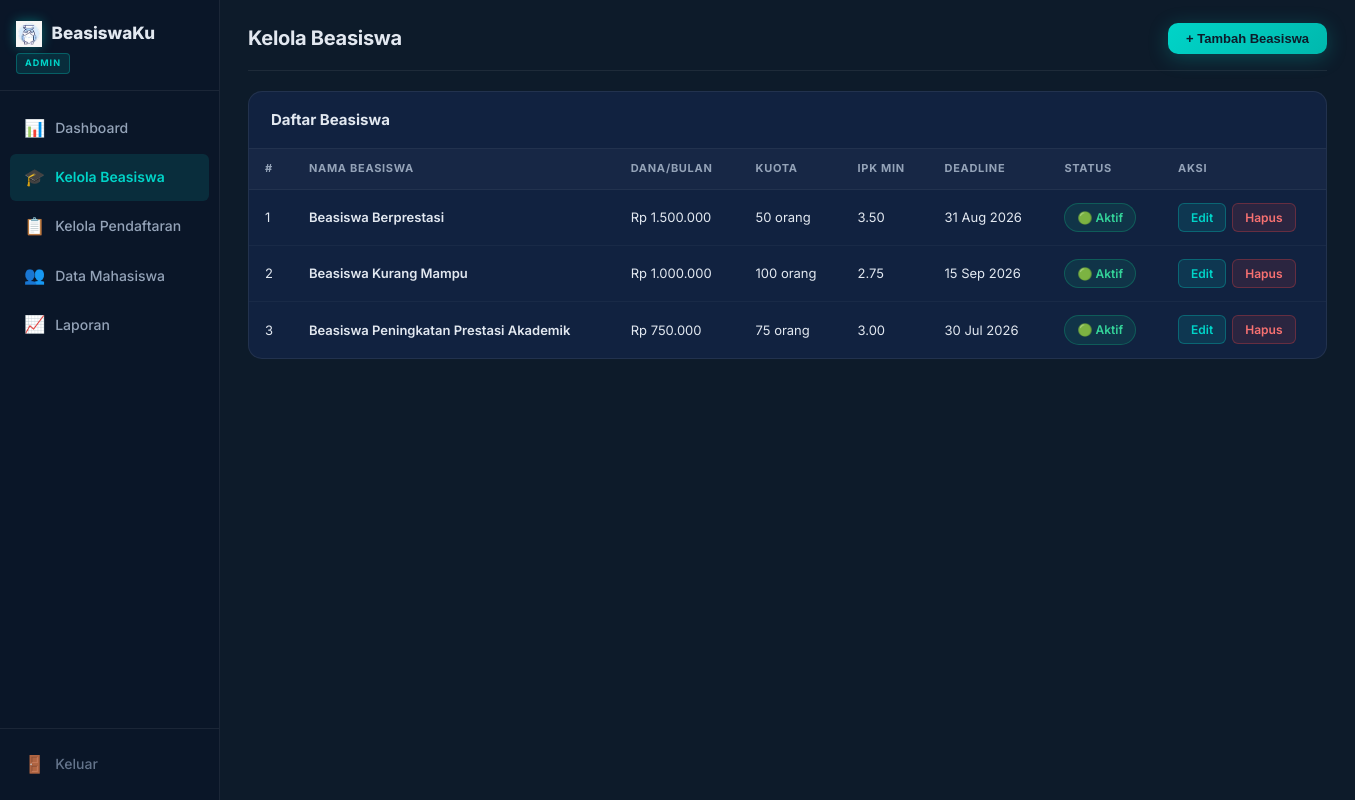
Before: /admin/kelola_beasiswa.php (signed in) with the older database file.
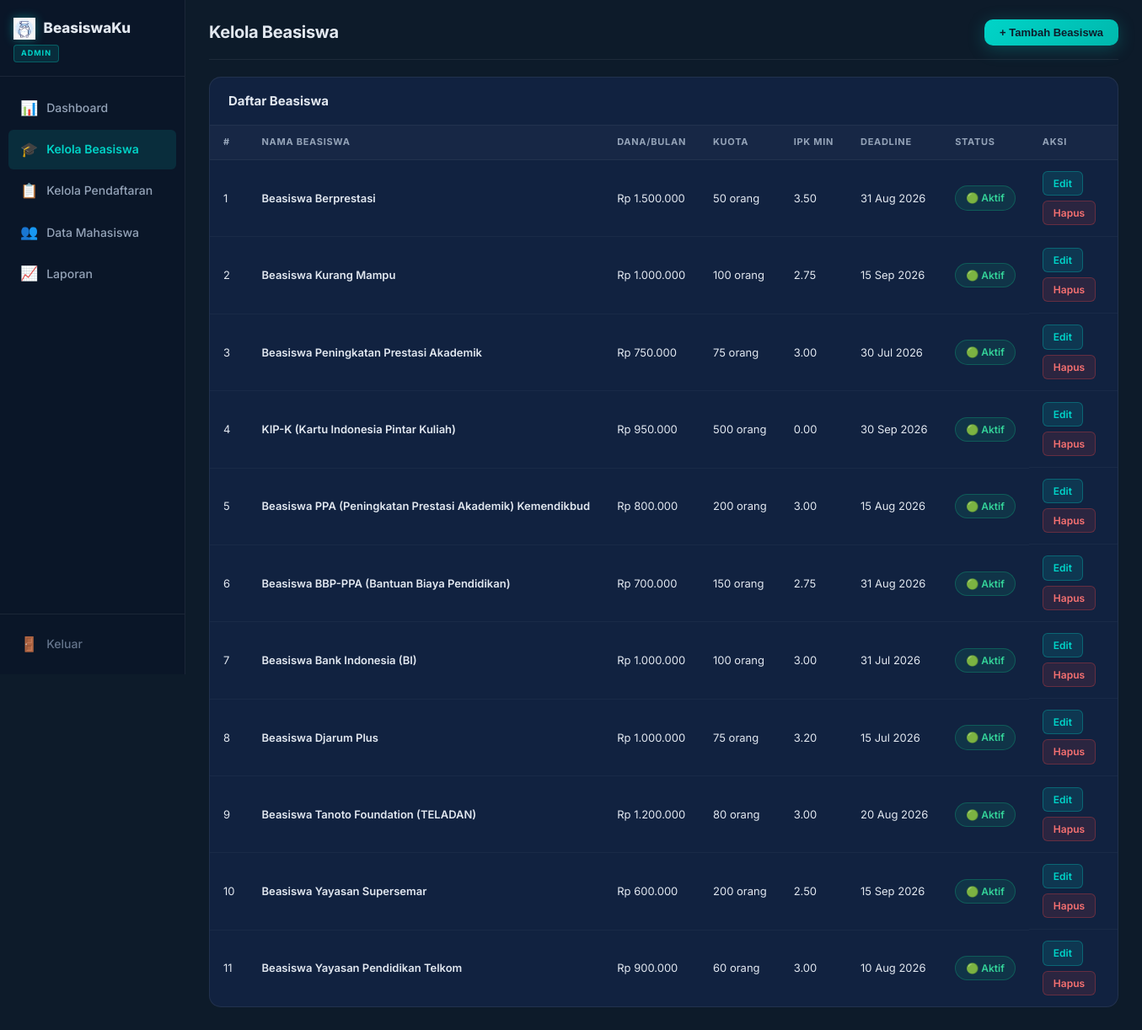
After: the same page with the newer database file.
### tables this page shows
CREATE TABLE IF NOT EXISTS beasiswa (
    id INT AUTO_INCREMENT PRIMARY KEY,
    nama_beasiswa VARCHAR(150) NOT NULL,
    deskripsi TEXT,
    syarat TEXT,
    kuota INT DEFAULT 0,
    nilai_minimum FLOAT DEFAULT 0,
    batas_pendapatan BIGINT DEFAULT 0,
    deadline DATE,
    status ENUM('aktif', 'nonaktif') DEFAULT 'aktif',
    nominal BIGINT DEFAULT 0,
    created_at TIMESTAMP DEFAULT CURRENT_TIMESTAMP
);

### config/db.php (called while the page is built, shortened)
<?php
$conn = mysqli_connect(DB_HOST, DB_USER, DB_PASS, DB_NAME);
mysqli_set_charset($conn, 'utf8');
function query($sql) {
    global $conn;
    $result = mysqli_query($conn, $sql);
    return $result;
}
function fetchAll($sql) {
    $result = query($sql);
    $rows = [];
    if ($result) {
        while ($row = mysqli_fetch_assoc($result)) {
            $rows[] = $row;
        }
    }
    return $rows;
}
function formatRupiah($angka) {
    return 'Rp ' . number_format($angka, 0, ',', '.');
}
?>

### admin/kelola_beasiswa.php (the view, shortened to what this page needs)
<?php
require_once __DIR__ . '/../config/db.php';
$beasiswaList = fetchAll("SELECT * FROM beasiswa ORDER BY created_at DESC");
?>
<!DOCTYPE html>
<html lang="id">
<head>
    <link rel="stylesheet" href="../assets/css/style.css">
    <link rel="stylesheet" href="../assets/css/dashboard.css">
    <link rel="stylesheet" href="../assets/css/admin.css">
    <link rel="stylesheet" href="../assets/css/form.css">
</head>
<body class="dashboard-page">
    <aside class="sidebar admin-sidebar" id="sidebar">
        <div class="sidebar-brand">
            <a href="../index.php"><img src="../assets/img/logo.png" alt="Logo" class="brand-logo-img"><span>BeasiswaKu</span></a>
            <span class="admin-badge">ADMIN</span>
        </div>
        <nav class="sidebar-nav">
            <a href="dashboard.php" class="nav-item"><span class="ni-icon">📊</span><span>Dashboard</span></a>
            <a href="kelola_beasiswa.php" class="nav-item active"><span class="ni-icon">🎓</span><span>Kelola Beasiswa</span></a>
            <a href="kelola_pendaftaran.php" class="nav-item"><span class="ni-icon">📋</span><span>Kelola Pendaftaran</span></a>
            <a href="kelola_mahasiswa.php" class="nav-item"><span class="ni-icon">👥</span><span>Data Mahasiswa</span></a>
            <a href="laporan.php" class="nav-item"><span class="ni-icon">📈</span><span>Laporan</span></a>
        </nav>
        <div class="sidebar-footer">
            <a href="../auth/logout.php" class="nav-item nav-logout"><span class="ni-icon">🚪</span><span>Keluar</span></a>
        </div>
    </aside>
    <main class="main-content">
        <header class="dash-header">
            <div class="dash-header-info">
                <h2>Kelola Beasiswa</h2>
            </div>
            <button class="header-action-btn" onclick="toggleForm()">+ Tambah Beasiswa</button>
        </header>
        <div class="dash-section">
            <div class="ds-header"><h3>Daftar Beasiswa</h3></div>
            <div class="table-wrapper">
                <table class="dash-table">
                    <thead>
                        <tr>
                            <th>#</th>
                            <th>Nama Beasiswa</th>
                            <th>Dana/Bulan</th>
                            <th>Kuota</th>
                            <th>IPK Min</th>
                            <th>Deadline</th>
                            <th>Status</th>
                            <th>Aksi</th>
                        </tr>
                    </thead>
                    <tbody>
                        <?php foreach ($beasiswaList as $i => $b): ?>
                        <tr>
                            <td><?= $i + 1 ?></td>
                            <td><strong><?= htmlspecialchars($b['nama_beasiswa']) ?></strong></td>
                            <td><?= formatRupiah($b['nominal']) ?></td>
                            <td><?= $b['kuota'] ?> orang</td>
                            <td><?= number_format($b['nilai_minimum'], 2) ?></td>
                            <td><?= date('d M Y', strtotime($b['deadline'])) ?></td>
                            <td>
                                <span class="status-badge <?= $b['status'] === 'aktif' ? 'status-diterima' : 'status-ditolak' ?>">
                                    <?= $b['status'] === 'aktif' ? '🟢 Aktif' : '🔴 Nonaktif' ?>
                                </span>
                            </td>
                            <td class="td-actions">
                                <a href="kelola_beasiswa.php?edit=<?= $b['id'] ?>" class="btn-edit">Edit</a>
                                <a href="kelola_beasiswa.php?delete=<?= $b['id'] ?>"
                                class="btn-delete"
                                onclick="return confirm('Yakin hapus beasiswa ini?')">Hapus</a>
                            </td>
                        </tr>
                        <?php endforeach; ?>
                    </tbody>
                </table>
            </div>
        </div>
    </main>
</body>
</html>

### assets/css/style.css (style rules this page uses)
*, *::before, *::after { box-sizing: border-box; margin: 0; padding: 0; }
:root { --primary: #00d4c8; --primary-dark: #00b8ad; --primary-light: #33ddd2; --primary-glow: rgba(0, 212, 200, 0.25); --primary-dim: rgba(0, 212, 200, 0.12); --primary-border: rgba(0, 212, 200, 0.3); --success: #10b981; --success-dim: rgba(16,185,129,0.12); --success-border: rgba(16,185,129,0.3); --danger: #ef4444; --danger-dim: rgba(239,68,68,0.12); --danger-border: rgba(239,68,68,0.3); --warning: #f59e0b; --warning-dim: rgba(245,158,11,0.12); --warning-border: rgba(245,158,11,0.3); --bg: #0d1b2a; --bg-sidebar: #0a1628; --bg-card: #112240; --bg-card2: #0e1f3d; --bg-elevated: #162d4a; --bg-input: rgba(255,255,255,0.06); --border: rgba(255,255,255,0.07); --border-light: rgba(255,255,255,0.12); --text: #e2e8f0; --text-muted: #94a3b8; --text-dim: #64748b; --grad-primary: linear-gradient(135deg, #00d4c8, #00b8ad); --grad-teal: linear-gradient(135deg, #00d4c8 0%, #0ea5e9 100%); --grad-sidebar: linear-gradient(180deg, #0a1628 0%, #0d1b2a 100%); --shadow-sm: 0 2px 8px rgba(0,0,0,0.4); --shadow-md: 0 4px 20px rgba(0,0,0,0.5); --shadow-lg: 0 8px 40px rgba(0,0,0,0.6); --shadow-teal: 0 4px 20px rgba(0,212,200,0.25); --radius-sm: 6px; --radius: 10px; --radius-lg: 14px; --radius-xl: 20px; --transition: all 0.25s cubic-bezier(0.4, 0, 0.2, 1); --transition-fast: all 0.15s ease; --sidebar-width: 220px; }
html { scroll-behavior: smooth; }
body { font-family: 'Inter', -apple-system, BlinkMacSystemFont, sans-serif; background: var(--bg); color: var(--text); line-height: 1.6; font-size: 14px; -webkit-font-smoothing: antialiased; }
.status-badge { display: inline-flex; align-items: center; gap: 4px; padding: 4px 12px; border-radius: 20px; font-size: 12px; font-weight: 600; white-space: nowrap; }
.status-diterima { background: var(--success-dim); color: #34d399; border: 1px solid var(--success-border); }
.brand-logo-img { height: 28px; width: auto; object-fit: contain; filter: drop-shadow(0 0 8px rgba(0, 212, 200, 0.4)); vertical-align: middle; }

Changed rows visible on the page:
added beasiswa: nama_beasiswa "KIP-K (Kartu Indonesia Pintar Kuliah)", nominal "Rp 950.000", kuota "500", nilai_minimum "0.00", deadline "30 Sep 2026", status "🟢 Aktif"
added beasiswa: nama_beasiswa "Beasiswa PPA (Peningkatan Prestasi Akademik) Kemendikbud", nominal "Rp 800.000", kuota "200", nilai_minimum "3.00", deadline "15 Aug 2026", status "🟢 Aktif"
added beasiswa: nama_beasiswa "Beasiswa BBP-PPA (Bantuan Biaya Pendidikan)", nominal "Rp 700.000", kuota "150", nilai_minimum "2.75", deadline "31 Aug 2026", status "🟢 Aktif"
added beasiswa: nama_beasiswa "Beasiswa Bank Indonesia (BI)", nominal "Rp 1.000.000", kuota "100", nilai_minimum "3.00", deadline "31 Jul 2026", status "🟢 Aktif"
added beasiswa: nama_beasiswa "Beasiswa Djarum Plus", nominal "Rp 1.000.000", kuota "75", nilai_minimum "3.20", deadline "15 Jul 2026", status "🟢 Aktif"
added beasiswa: nama_beasiswa "Beasiswa Tanoto Foundation (TELADAN)", nominal "Rp 1.200.000", kuota "80", nilai_minimum "3.00", deadline "20 Aug 2026", status "🟢 Aktif"
added beasiswa: nama_beasiswa "Beasiswa Yayasan Supersemar", nominal "Rp 600.000", kuota "200", nilai_minimum "2.50", deadline "15 Sep 2026", status "🟢 Aktif"
added beasiswa: nama_beasiswa "Beasiswa Yayasan Pendidikan Telkom", nominal "Rp 900.000", kuota "60", nilai_minimum "3.00", deadline "10 Aug 2026", status "🟢 Aktif"
